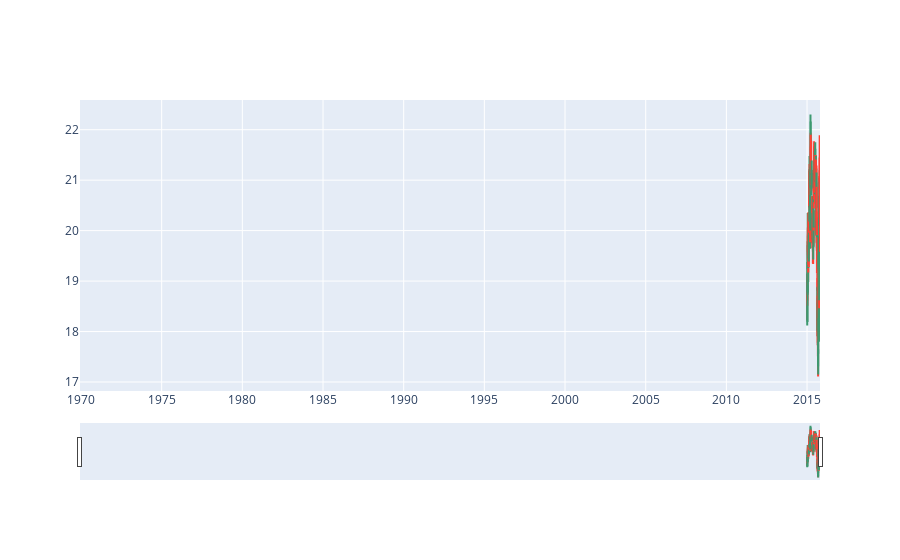

Notebook code cell kept with this figure:
### Code cell
s = 0
e = 200
dfpl = df_data[s:e]
import plotly.graph_objects as go
from datetime import datetime
import matplotlib.pyplot as plt

fig = go.Figure(data=[go.Candlestick(x=dfpl.index,
                open=dfpl['Open'],
                high=dfpl['High'],
                low=dfpl['Low'],
                close=dfpl['Close'])])

c=0
while (1):
    if(c>len(sr)-1 ):#or sr[c][0]>e
        break
    fig.add_shape(type='line', x0=s, y0=sr[c][1],
                  x1=e,
                  y1=sr[c][1]
                  )#x0=sr[c][0]-5 x1=sr[c][0]+5
    c+=1
fig.show()

### Figure 1 — Plotly figure (JSON) as saved in the notebook; plotly's stock layout.template omitted (floating-point values rounded to 4 significant figures; data arrays with more than 128 entries replaced by an {"elided": "..."} marker saying what was removed)
{"data": [{"close": {"elided": "200 float values"}, "high": {"elided": "200 float values"}, "low": {"elided": "200 float values"}, "open": {"elided": "200 float values"}, "type": "candlestick", "x": {"elided": "200 str values"}}], "layout": {"shapes": [{"type": "line", "x0": 0, "x1": 200, "y0": 19.38, "y1": 19.38}, {"type": "line", "x0": 0, "x1": 200, "y0": 18.19, "y1": 18.19}, {"type": "line", "x0": 0, "x1": 200, "y0": 19.79, "y1": 19.79}, {"type": "line", "x0": 0, "x1": 200, "y0": 20.02, "y1": 20.02}, {"type": "line", "x0": 0, "x1": 200, "y0": 18.98, "y1": 18.98}, {"type": "line", "x0": 0, "x1": 200, "y0": 18.98, "y1": 18.98}, {"type": "line", "x0": 0, "x1": 200, "y0": 20.37, "y1": 20.37}, {"type": "line", "x0": 0, "x1": 200, "y0": 19.28, "y1": 19.28}, {"type": "line", "x0": 0, "x1": 200, "y0": 21.19, "y1": 21.19}, {"type": "line", "x0": 0, "x1": 200, "y0": 21.48, "y1": 21.48}, {"type": "line", "x0": 0, "x1": 200, "y0": 19.64, "y1": 19.64}, {"type": "line", "x0": 0, "x1": 200, "y0": 22.3, "y1": 22.3}, {"type": "line", "x0": 0, "x1": 200, "y0": 20.87, "y1": 20.87}, {"type": "line", "x0": 0, "x1": 200, "y0": 21.7, "y1": 21.7}, {"type": "line", "x0": 0, "x1": 200, "y0": 20.82, "y1": 20.82}, {"type": "line", "x0": 0, "x1": 200, "y0": 20.7, "y1": 20.7}, {"type": "line", "x0": 0, "x1": 200, "y0": 21.2, "y1": 21.2}, {"type": "line", "x0": 0, "x1": 200, "y0": 21.39, "y1": 21.39}, {"type": "line", "x0": 0, "x1": 200, "y0": 19.75, "y1": 19.75}, {"type": "line", "x0": 0, "x1": 200, "y0": 19.65, "y1": 19.65}, {"type": "line", "x0": 0, "x1": 200, "y0": 19.35, "y1": 19.35}, {"type": "line", "x0": 0, "x1": 200, "y0": 20.18, "y1": 20.18}, {"type": "line", "x0": 0, "x1": 200, "y0": 19.34, "y1": 19.34}, {"type": "line", "x0": 0, "x1": 200, "y0": 20.68, "y1": 20.68}, {"type": "line", "x0": 0, "x1": 200, "y0": 19.67, "y1": 19.67}, {"type": "line", "x0": 0, "x1": 200, "y0": 21.67, "y1": 21.67}, {"type": "line", "x0": 0, "x1": 200, "y0": 21.06, "y1": 21.06}, {"type": "line", "x0": 0, "x1": 200, "y0": 20.62, "y1": 20.62}, {"type": "line", "x0": 0, "x1": 200, "y0": 21.73, "y1": 21.73}, {"type": "line", "x0": 0, "x1": 200, "y0": 21.58, "y1": 21.58}, {"type": "line", "x0": 0, "x1": 200, "y0": 20.55, "y1": 20.55}, {"type": "line", "x0": 0, "x1": 200, "y0": 20.99, "y1": 20.99}, {"type": "line", "x0": 0, "x1": 200, "y0": 20.05, "y1": 20.05}, {"type": "line", "x0": 0, "x1": 200, "y0": 19.9, "y1": 19.9}, {"type": "line", "x0": 0, "x1": 200, "y0": 21.29, "y1": 21.29}, {"type": "line", "x0": 0, "x1": 200, "y0": 19.6, "y1": 19.6}, {"type": "line", "x0": 0, "x1": 200, "y0": 19.87, "y1": 19.87}, {"type": "line", "x0": 0, "x1": 200, "y0": 17.91, "y1": 17.91}, {"type": "line", "x0": 0, "x1": 200, "y0": 17.75, "y1": 17.75}, {"type": "line", "x0": 0, "x1": 200, "y0": 17.11, "y1": 17.11}, {"type": "line", "x0": 0, "x1": 200, "y0": 19.89, "y1": 19.89}, {"type": "line", "x0": 0, "x1": 200, "y0": 17.8, "y1": 17.8}, {"type": "line", "x0": 0, "x1": 200, "y0": 19.35, "y1": 19.35}, {"type": "line", "x0": 0, "x1": 200, "y0": 20.69, "y1": 20.69}, {"type": "line", "x0": 0, "x1": 200, "y0": 21.89, "y1": 21.89}, {"type": "line", "x0": 0, "x1": 200, "y0": 20.2, "y1": 20.2}]}}
